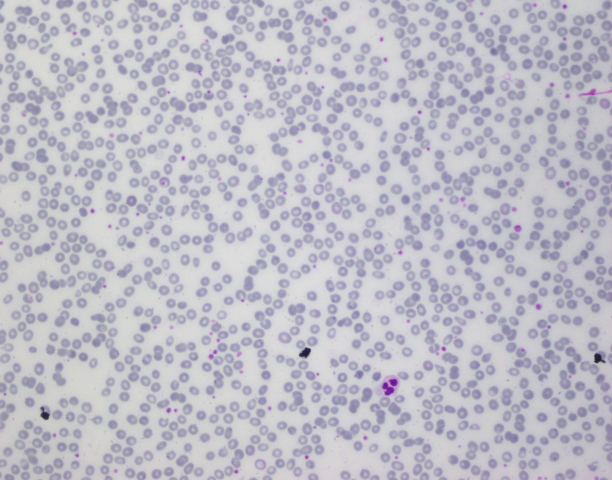
#> input picture data/raw/AneRBC-I/Anemic_individuals/Original_images/001_a.png, 1224 x 960 px, found by its file name (shown at 1/2 size); its folder holds 4 pictures in this run
$ python train_segmentation.py
#> lines starting #> are read from the running program, lines starting #| are printed output that depends on the picture
import os
import cv2
import numpy as np
from skimage.feature import hog
from sklearn.ensemble import RandomForestClassifier
from sklearn.model_selection import train_test_split
from sklearn.metrics import classification_report
import joblib

# Load image and corresponding mask
def load_data(image_dir, mask_dir):
    images, masks = [], []

    for img_name in os.listdir(image_dir):
        if img_name.endswith('.png'):
            img_path = os.path.join(image_dir, img_name)
            mask_path = os.path.join(mask_dir, img_name)

            img = cv2.imread(img_path)
#> img is the input picture: shape (960, 1224, 3); mean B, G, R 199.7, 188.8, 190.1
            mask = cv2.imread(mask_path, cv2.IMREAD_GRAYSCALE)
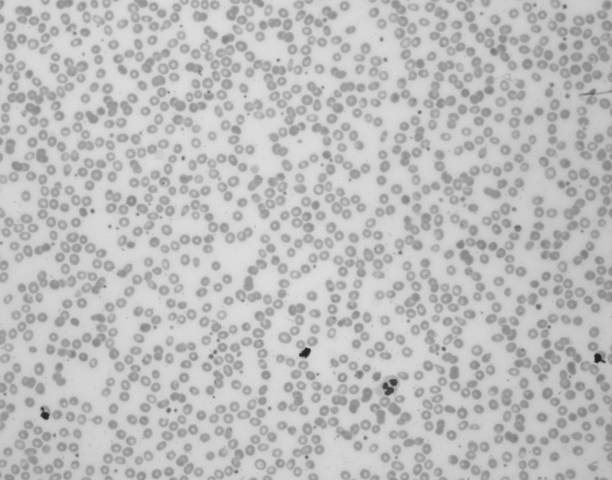
#> mask: shape (960, 1224) (shown at 1/2 size); min 30, max 225, mean 189.9

            if img is not None and mask is not None:
                images.append(img)
                masks.append(mask)
#> pass 2 of the loop in load_data, `for img_name in os.listdir(image_dir):`:
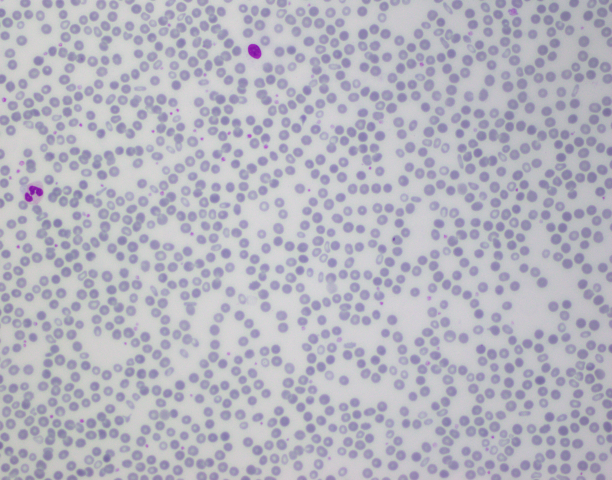
#> input picture data/raw/AneRBC-I/Anemic_individuals/Original_images/002_a.png, 1224 x 960 px, found by its file name (shown at 1/2 size)
#> in load_data, img is the input picture: shape (960, 1224, 3); mean B, G, R 193.2, 182.1, 182.9
#> in load_data, `mask = cv2.imread(mask_path, cv2.IMREAD_GRAYSCALE)`:
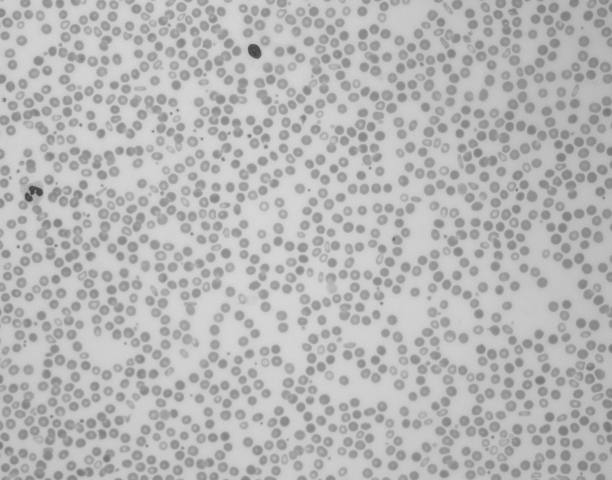
#> mask: shape (960, 1224) (shown at 1/2 size); min 63, max 219, mean 183.1
#> pass 3 of the loop in load_data, `for img_name in os.listdir(image_dir):`:
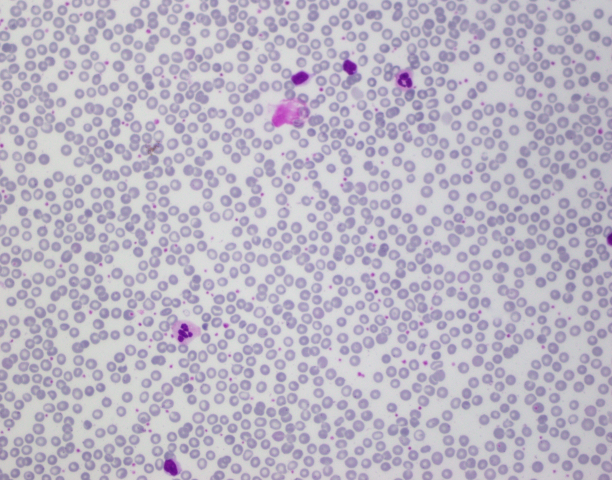
#> input picture data/raw/AneRBC-I/Anemic_individuals/Original_images/003_a.png, 1224 x 960 px, found by its file name (shown at 1/2 size)
#> in load_data, img is the input picture: shape (960, 1224, 3); mean B, G, R 197.8, 182.7, 188.4
#> in load_data, `mask = cv2.imread(mask_path, cv2.IMREAD_GRAYSCALE)`:
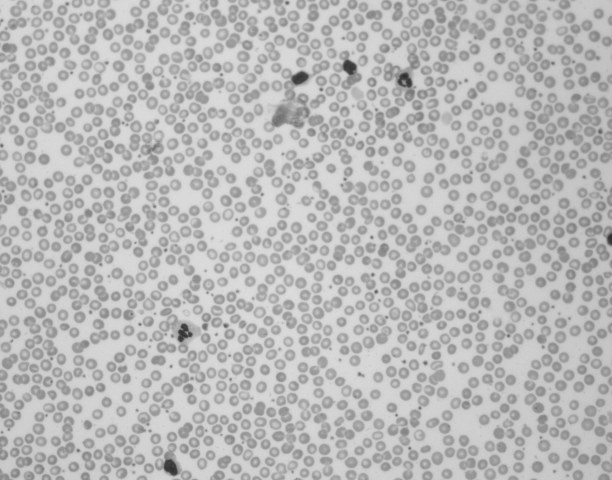
#> mask: shape (960, 1224) (shown at 1/2 size); min 42, max 224, mean 185.6
#> the loop made 4 passes; the first 3 are shown

    return images, masks

# Extract features from an image (HOG + Color)
def extract_features(image):
    gray = cv2.cvtColor(image, cv2.COLOR_BGR2GRAY)
    hog_features = hog(gray, orientations=9, pixels_per_cell=(8, 8),
                       cells_per_block=(2, 2), visualize=False, channel_axis=None)

    # Compute color histograms (R, G, B channels)
    hist_r = cv2.calcHist([image], [0], None, [32], [0, 256]).flatten()
    hist_g = cv2.calcHist([image], [1], None, [32], [0, 256]).flatten()
    hist_b = cv2.calcHist([image], [2], None, [32], [0, 256]).flatten()

    return np.hstack([hog_features, hist_r, hist_g, hist_b])

# Prepare dataset for pixel-wise classification
def prepare_dataset(images, masks):
    X, y = [], []

    for img, mask in zip(images, masks):
        h, w, _ = img.shape
        img_features = extract_features(img)

        # Flatten mask and repeat features for all pixels
        mask_flat = mask.flatten()
        X.append(img_features)
        y.append(mask_flat)
#> this loop made 4 passes
#> pass 2, in extract_features (call 2), `gray = cv2.cvtColor(image, cv2.COLOR_BGR2GRAY)`:
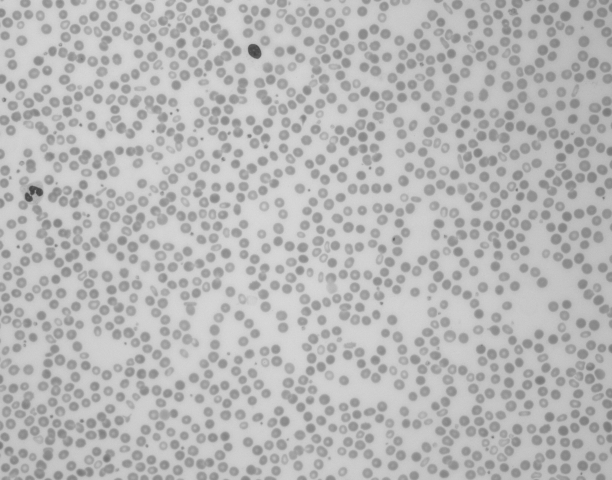
#> gray: shape (960, 1224) (shown at 1/2 size); min 63, max 219, mean 183.6
#> pass 3, in extract_features (call 3), `gray = cv2.cvtColor(image, cv2.COLOR_BGR2GRAY)`:
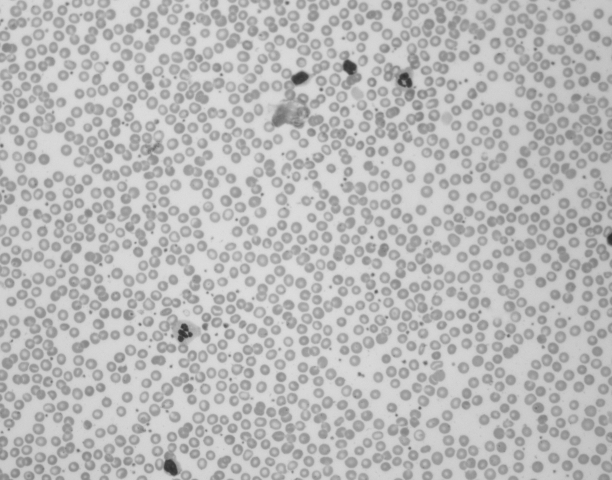
#> gray: shape (960, 1224) (shown at 1/2 size); min 42, max 225, mean 186.1

    return np.array(X), np.array(y).flatten()

def train_model(X, y):
#> (the run stopped early here; a loop or call above may not have finished)
